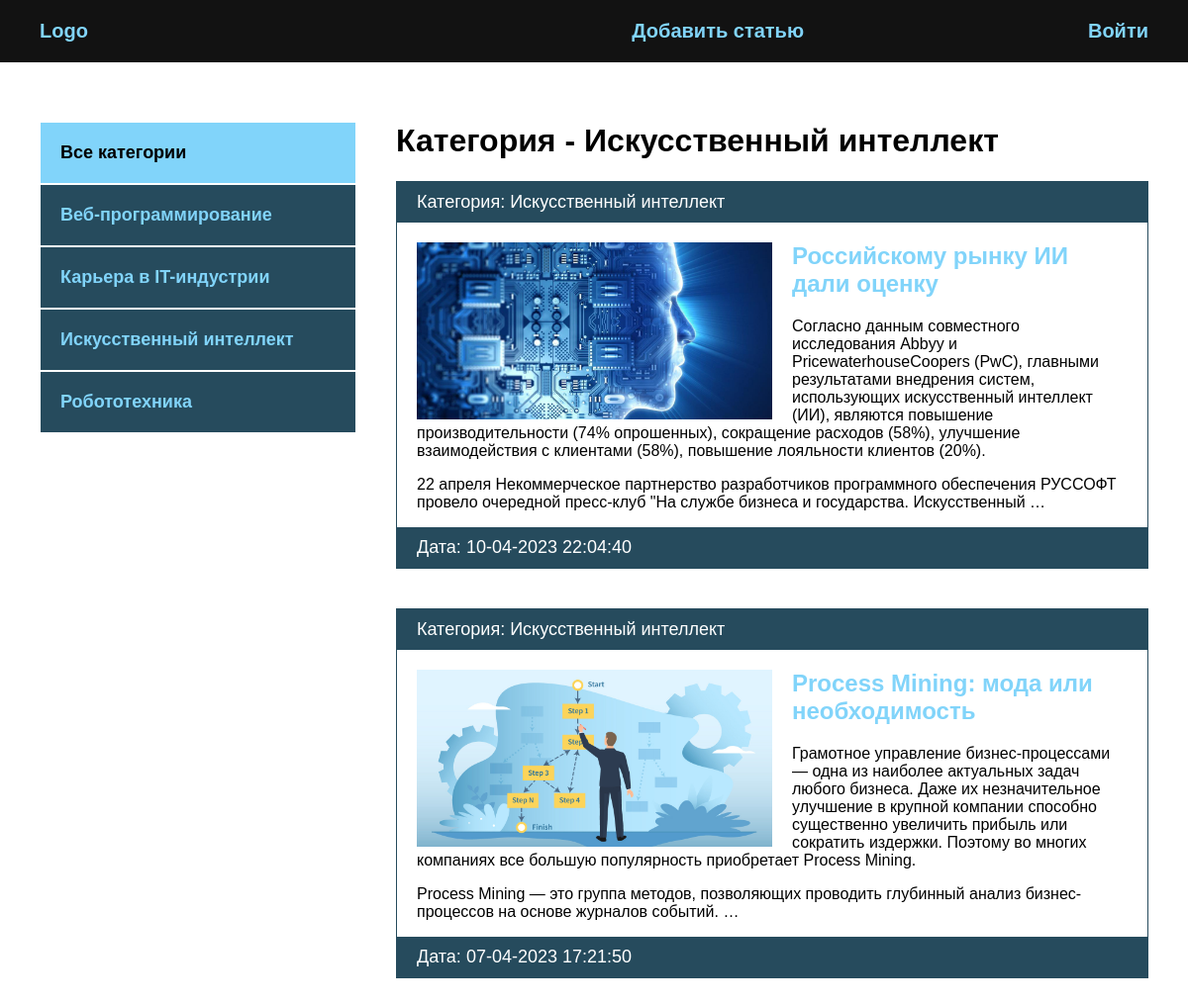
Page /category/iskusstvennyj-intellekt/ on the earlier database version.
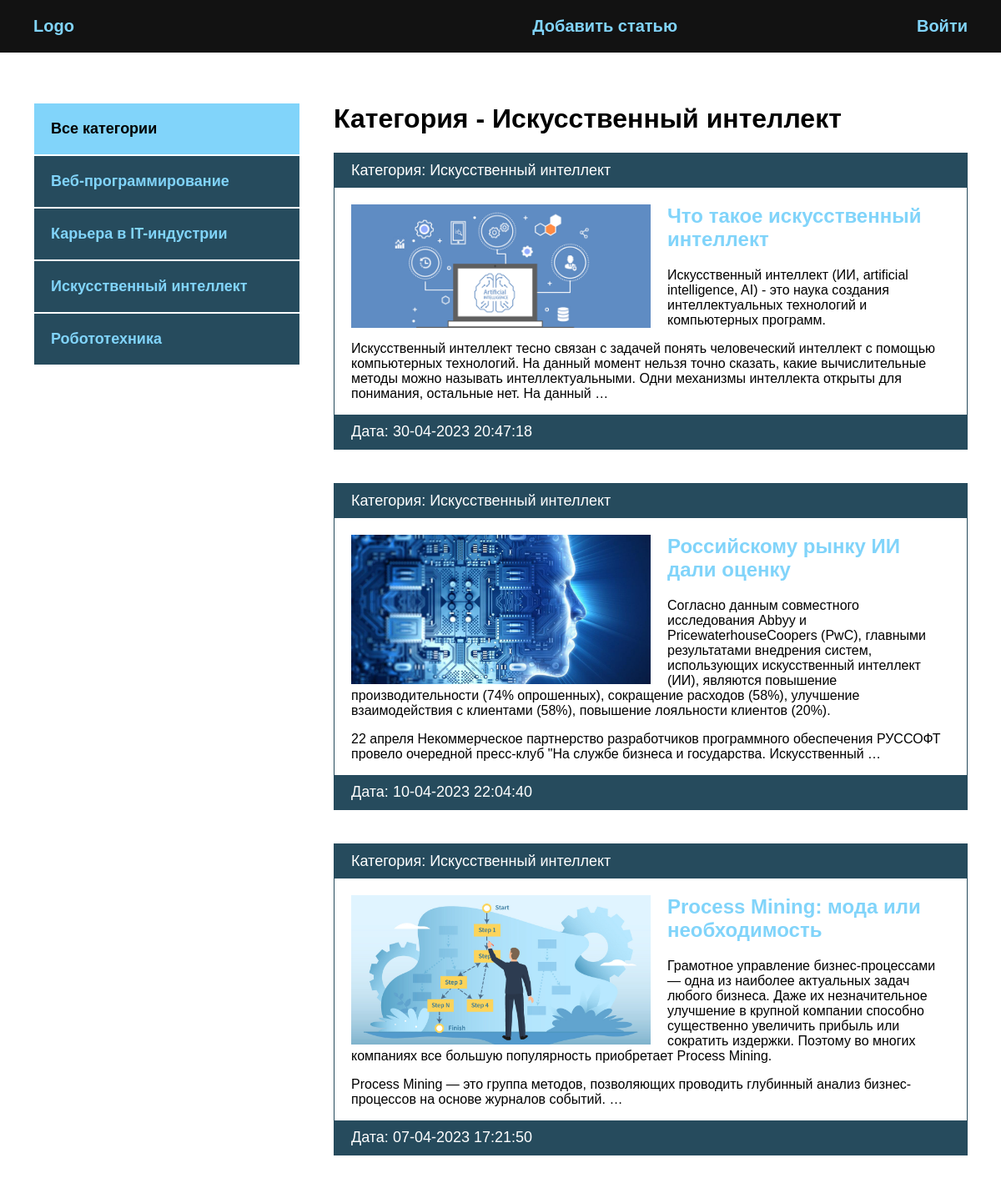
Same page on the later database version.
### blog/models.py (models this page shows, shortened)
class Category(models.Model):
    name = models.CharField(max_length=100, verbose_name='Категория')  # название категории
    slug = models.SlugField(max_length=200, unique=True, verbose_name='URL')
    def __str__(self):
        return self.name
    class Meta:  # Это доп-й функционал кот-й мы можем дополнять к классу.
        verbose_name = 'Категория'  # verbose_name перевели элементы, которые перечисляются в единственном числе. В единственном числе.
        verbose_name_plural = 'Категории'  # Во множественном числе.

class Blog(models.Model):
    title = models.CharField(max_length=255, verbose_name='Название')  # обязательное для заполнения. verbose_name - относится к админке и отношения к БД не имеет.
    slug = models.SlugField(max_length=255, unique=True, verbose_name='URL')  # название транслитерации какой-то статьи, что-бы в адресной строке появлялось в место id если будем заходить на конкретную новость, либо запись, что бы в адресной строке прописывалось полностью название новости. Не может быть с одним и тем же названием.
    content = models.TextField(blank=True, verbose_name='Контент')  # контент статьи
    photo = models.ImageField(upload_to='photos/%Y/%m/%d', blank=True, verbose_name='Фото')  # Y-год, m - месяц, d - день
    time_created = models.DateTimeField(auto_now_add=True, verbose_name='Дата публикации')  # дата создания какой-то записи
    time_update = models.DateTimeField(auto_now=True, verbose_name='Дата обновления')  # фиксация даты обновления, будет фиксироваться автоматически, в момент когда мы будем создать какую-то запись.
    is_published = models.BooleanField(default=True, verbose_name='Опубликовано')  # может быть опубликована, может нет. По умолчанию опубликована.
    cat = models.ForeignKey('Category', on_delete=models.PROTECT, verbose_name='Категория')  # категория. Так как класс ниже, имя класса указываем в кавычках. Запрещается удалять записи из первичной модели, если она используется во вторичной, выдает исключение.
    def get_absolute_url(self):
        return reverse('post', kwargs={'post_slug': self.slug})  # post_slug - то что принимается в адресной строке, соединяем со slug из модели.
    class Meta:  # Это доп-1 функционал кот-й мы можем дополнять к классу.
        verbose_name = 'Новость'  # verbose_name перевели элементы, которые перечисляются в единственном числе. В единственном числе.
        verbose_name_plural = 'Новости'  # Во множественном числе.
        ordering = ['-time_created']  # сортировка по времени

### blog/views.py (the view)
# urls.py: path('category/<slug:cat_slug>/', BlogCategory.as_view(), name='category'), # путь для какой-то категории
class BlogCategory(DataMixin, ListView):
    model = Blog
    template_name = 'blog/index.html'
    context_object_name = 'posts'
    allow_empty = False  # не разрешим выводить пустые категории
    def get_queryset(self) -> list:  # Верните список элементов для этого представления. Возвращаемое значение должно быть итеративным и может быть экземпляром QuerySet
        return Blog.objects.filter(cat__slug=self.kwargs['cat_slug'], is_published=True).select_related('cat')  # в виде ключа передадим self.kwargs['cat_slug']
    def get_context_data(self, *, object_list=None, **kwargs):  # данный метод сущ-ет для любого класса который наследуется от ListView.
        context = super().get_context_data(**kwargs)  # контекст есть у родительского класса, получаем context для шаблона со всеми ключами и значениями.
        c = Category.objects.get(slug=self.kwargs['cat_slug']) # В виде ключа будем брать cat_slug (Аргумент, поле таблицы slug берем его cat_slug)
        c_def = self.get_user_context(title='Категория - ' + str(c.name), cat_celected=c.pk)
        return dict(list(context.items()) + list(c_def.items()))

### blog/templatetags/blog_tags.py (called while the page is built)
@register.inclusion_tag('blog/list_categories.html')  # нужно указать что это включающий тег
def show_categories(sort=None, cat_selected=0):  # два принимаемых аргумента, они имеют значения по умолчанию. Их создали сами.
    if not sort:  # если нет сортировки
        cats = Category.objects.all()
    else:
        cats = Category.objects.order_by(sort)
    return {'cats': cats, 'cat_selected': cat_selected}  # если cat_selected заменится на другое значение, то будет оно, или по умолчанию.

### blog/utils.py (called while the page is built)
    def get_user_context(self, **kwargs):  # создадим контекст для шаблона
        context = kwargs # kwargs - в него будут приходить принимаемые аргументы
        cats = Category.objects.all()  # все категории
        context['menu'] = menu  # в конетексте у каждого пункта используется меню
        context['cats'] = cats  # к каждой статье принимается категория
        if 'cat_selected' not in context:  # если выделенная категория не находится в context
            context['cat_selected'] = 0  # категория не активная
        return context

### blog/templates/blog/index.html
{% extends 'blog/base.html' %}
{% block content %}
<h1>{{ title }}</h1>
<ul>
    {% for p in posts %}
    <li>
        <p class="first">Категория: {{ p.cat }}</p>
        <div class="text">
            {% if p.photo %}
            <img class="image" src="{{ p.photo.url }}" alt="">
            {% endif %}
            <h2>
                <a href="{{ p.get_absolute_url }}">{{ p.title }}</a>
            </h2>
            <p>{{ p.content|linebreaks|truncatewords:50 }}</p>
        </div>
        <p class="date">Дата: {{ p.time_update|date:'d-m-Y H:i:s' }}</p>
    </li>
    {% endfor %}
</ul>
{% endblock %}

### blog/templates/blog/list_categories.html
{% for c in cats %}
    {% if c.pk == cat_selected %}
        <li class="selected">{{ c.name }}</li>
    {% else %}
        <li><a href="{{ c.get_absolute_url }}">{{ c.name }}</a></li>
    {% endif %}
{% endfor %}

Differences in the rows shown:
added Blog: cat "Искусственный интеллект", photo (picture), title "Что такое искусственный интеллект", content "Искусственный интеллект (ИИ, artificial intelligence, AI) - это наука создания интеллектуальных технологий и компьютерных программ. Искусственный интеллект тесно связан с задачей понять человеческий интеллект с помощью компьютерных технологий. На данный момент нельзя точно сказать, какие вычислительные методы можно называть интеллектуальными. Одни механизмы интеллекта открыты для понимания, остальные нет. На данный …", time_update "30-04-2023 20:47:18"
